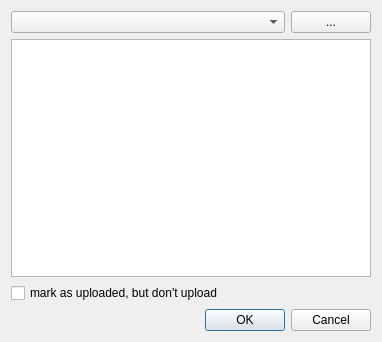
<ui version="4.0" >
 <class>UploadDialog</class>
 <widget class="QDialog" name="UploadDialog" >
  <property name="geometry" >
   <rect>
    <x>0</x>
    <y>0</y>
    <width>382</width>
    <height>342</height>
   </rect>
  </property>
  <property name="windowTitle" >
   <string>Upload</string>
  </property>
  <layout class="QVBoxLayout" >
   <item>
    <layout class="QHBoxLayout" >
     <item>
      <widget class="QComboBox" name="profileCombobox" >
       <property name="sizePolicy" >
        <sizepolicy vsizetype="Fixed" hsizetype="Preferred" >
         <horstretch>1</horstretch>
         <verstretch>0</verstretch>
        </sizepolicy>
       </property>
      </widget>
     </item>
     <item>
      <widget class="QPushButton" name="modifyProfileButton" >
       <property name="sizePolicy" >
        <sizepolicy vsizetype="Fixed" hsizetype="Minimum" >
         <horstretch>0</horstretch>
         <verstretch>0</verstretch>
        </sizepolicy>
       </property>
       <property name="text" >
        <string>...</string>
       </property>
      </widget>
     </item>
    </layout>
   </item>
   <item>
    <widget class="QTreeView" name="projectTree" />
   </item>
   <item>
    <widget class="QCheckBox" name="markUploadedCheckBox" >
     <property name="text" >
      <string>mark as uploaded, but don't upload</string>
     </property>
    </widget>
   </item>
   <item>
    <widget class="QDialogButtonBox" name="buttonBox" >
     <property name="standardButtons" >
      <set>QDialogButtonBox::Cancel|QDialogButtonBox::NoButton|QDialogButtonBox::Ok</set>
     </property>
    </widget>
   </item>
  </layout>
 </widget>
 <resources/>
 <connections>
  <connection>
   <sender>buttonBox</sender>
   <signal>rejected()</signal>
   <receiver>UploadDialog</receiver>
   <slot>reject()</slot>
   <hints>
    <hint type="sourcelabel" >
     <x>279</x>
     <y>318</y>
    </hint>
    <hint type="destinationlabel" >
     <x>327</x>
     <y>282</y>
    </hint>
   </hints>
  </connection>
 </connections>
</ui>
